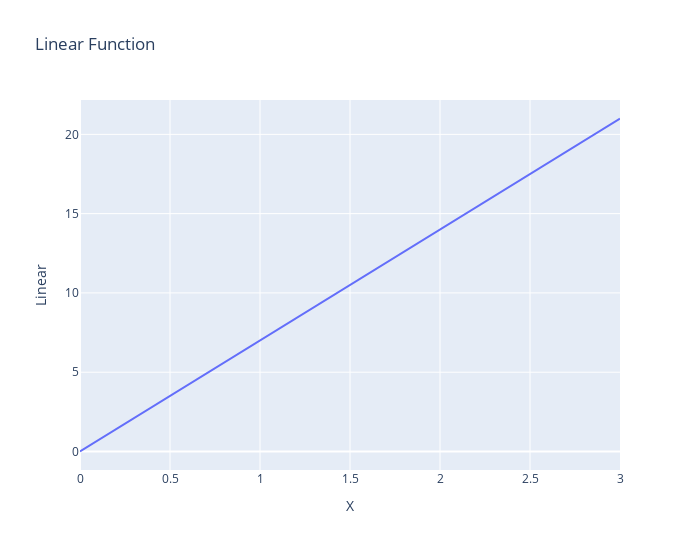

The notebook cell this image was saved under:
### Code cell
fig = px.line(df, x="X", y="Linear",width=700, height=550, title='Linear Function')
fig.show()

### Figure 1 — Plotly figure (JSON) as saved in the notebook; plotly's stock layout.template omitted (floating-point values rounded to 4 significant figures)
{"data": [{"hovertemplate": "X=%{x}<br>Linear=%{y}<extra></extra>", "legendgroup": "", "line": {"color": "#636efa", "dash": "solid"}, "mode": "lines", "name": "", "orientation": "v", "showlegend": false, "type": "scatter", "x": [0, 1, 2, 3], "xaxis": "x", "y": [0, 7, 14, 21], "yaxis": "y"}], "layout": {"height": 550, "legend": {"tracegroupgap": 0}, "title": {"text": "Linear Function"}, "width": 700, "xaxis": {"anchor": "y", "autorange": true, "domain": [0, 1], "range": [0, 3], "title": {"text": "X"}, "type": "linear"}, "yaxis": {"anchor": "x", "autorange": true, "domain": [0, 1], "range": [-1.167, 22.17], "title": {"text": "Linear"}, "type": "linear"}}}
